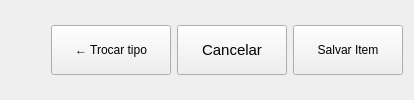
           <widget class="QFrame" name="frame_16">
            <property name="sizePolicy">
             <sizepolicy hsizetype="Preferred" vsizetype="Fixed">
              <horstretch>0</horstretch>
              <verstretch>0</verstretch>
             </sizepolicy>
            </property>
            <property name="frameShape">
             <enum>QFrame::Shape::NoFrame</enum>
            </property>
            <property name="frameShadow">
             <enum>QFrame::Shadow::Raised</enum>
            </property>
            <layout class="QHBoxLayout" name="horizontalLayout_10">
             <item>
              <spacer name="horizontalSpacer_9">
               <property name="orientation">
                <enum>Qt::Orientation::Horizontal</enum>
               </property>
               <property name="sizeHint" stdset="0">
                <size>
                 <width>40</width>
                 <height>20</height>
                </size>
               </property>
              </spacer>
             </item>
             <item alignment="Qt::AlignmentFlag::AlignRight">
              <widget class="QPushButton" name="btn_trocar_type_file">
               <property name="minimumSize">
                <size>
                 <width>120</width>
                 <height>50</height>
                </size>
               </property>
               <property name="maximumSize">
                <size>
                 <width>120</width>
                 <height>50</height>
                </size>
               </property>
               <property name="text">
                <string>← Trocar tipo</string>
               </property>
              </widget>
             </item>
             <item alignment="Qt::AlignmentFlag::AlignRight">
              <widget class="QPushButton" name="btn_cancelar_file">
               <property name="sizePolicy">
                <sizepolicy hsizetype="Minimum" vsizetype="Preferred">
                 <horstretch>0</horstretch>
                 <verstretch>0</verstretch>
                </sizepolicy>
               </property>
               <property name="minimumSize">
                <size>
                 <width>110</width>
                 <height>50</height>
                </size>
               </property>
               <property name="maximumSize">
                <size>
                 <width>120</width>
                 <height>50</height>
                </size>
               </property>
               <property name="font">
                <font>
                 <pointsize>11</pointsize>
                </font>
               </property>
               <property name="text">
                <string>Cancelar</string>
               </property>
              </widget>
             </item>
             <item alignment="Qt::AlignmentFlag::AlignRight">
              <widget class="QPushButton" name="btn_save_item_file">
               <property name="sizePolicy">
                <sizepolicy hsizetype="Minimum" vsizetype="Preferred">
                 <horstretch>0</horstretch>
                 <verstretch>0</verstretch>
                </sizepolicy>
               </property>
               <property name="minimumSize">
                <size>
                 <width>110</width>
                 <height>50</height>
                </size>
               </property>
               <property name="maximumSize">
                <size>
                 <width>120</width>
                 <height>50</height>
                </size>
               </property>
               <property name="text">
                <string>Salvar Item</string>
               </property>
              </widget>
             </item>
            </layout>
           </widget>
